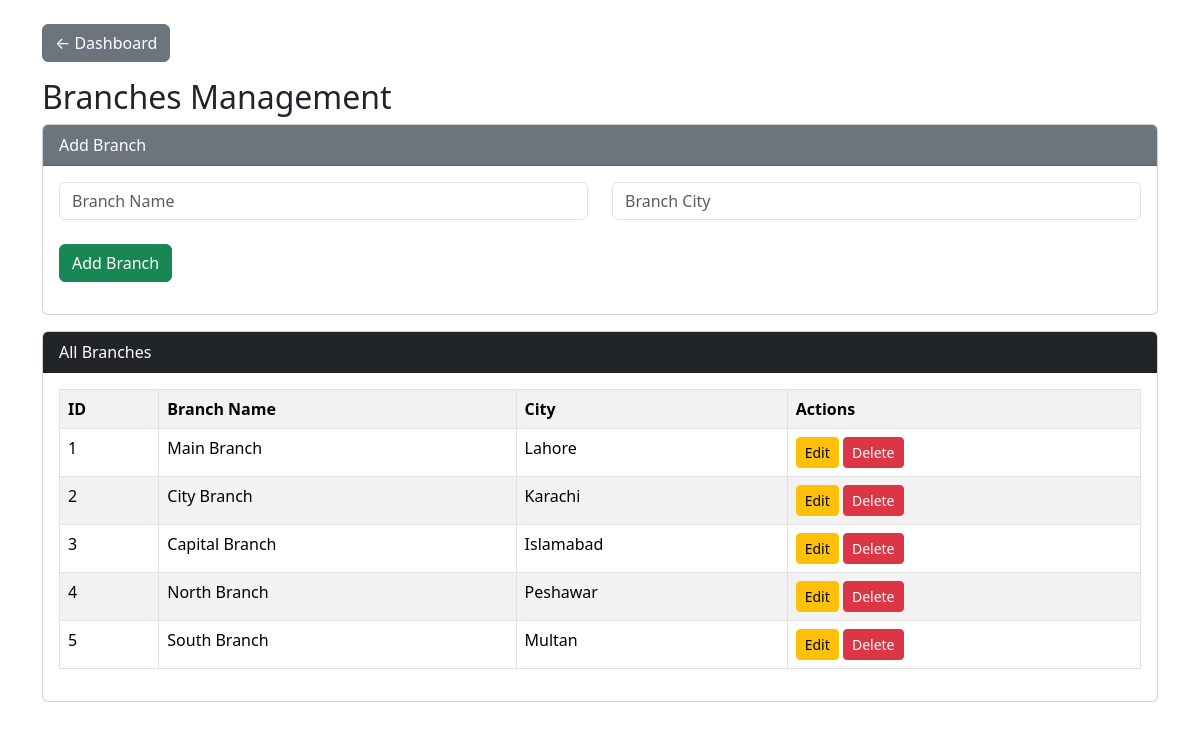
/branches.php, run on the app's committed database.
### tables this page shows
CREATE TABLE Branch (
    branch_id INT AUTO_INCREMENT PRIMARY KEY,
    branch_name VARCHAR(100),
    branch_city VARCHAR(100)
);

### branches.php (the view, shortened to what this page needs)
<?php
include 'db.php';
$editMode = false;
$e_name = "";
$e_city = "";
$result = mysqli_query($conn,"SELECT * FROM Branch");
?>
<link href="https://cdn.jsdelivr.net/npm/bootstrap@5.3.3/dist/css/bootstrap.min.css" rel="stylesheet">
<div class="container mt-4">
<a href="index.php" class="btn btn-secondary mb-3">← Dashboard</a>
<h2>Branches Management</h2>
<div class="card mb-3">
<div class="card-header bg-secondary text-white">
<?= $editMode ? "Edit Branch" : "Add Branch" ?>
</div>
<div class="card-body">
<form method="POST">
<div class="row">
<div class="col-md-6">
<input type="text" name="branch_name" class="form-control"
placeholder="Branch Name" value="<?= $e_name ?>" required>
</div>
<div class="col-md-6">
<input type="text" name="branch_city" class="form-control"
placeholder="Branch City" value="<?= $e_city ?>" required>
</div>
</div>
<br>
<?php if($editMode){ ?>
<button name="update_branch" class="btn btn-warning">
Update Branch
</button>
<a href="branches.php" class="btn btn-secondary">Cancel</a>
<?php } else { ?>
<button name="add_branch" class="btn btn-success">
Add Branch
</button>
<?php } ?>
</form>
</div>
</div>
<div class="card">
<div class="card-header bg-dark text-white">
All Branches
</div>
<div class="card-body">
<table class="table table-bordered table-striped">
<tr>
<th>ID</th>
<th>Branch Name</th>
<th>City</th>
<th>Actions</th>
</tr>
<?php while($row=mysqli_fetch_assoc($result)){ ?>
<tr>
<td><?= $row['branch_id'] ?></td>
<td><?= $row['branch_name'] ?></td>
<td><?= $row['branch_city'] ?></td>
<td>
<a href="?edit=<?= $row['branch_id'] ?>"
class="btn btn-warning btn-sm">Edit</a>
<a href="?delete=<?= $row['branch_id'] ?>"
class="btn btn-danger btn-sm"
onclick="return confirm('Delete branch?')">Delete</a>
</td>
</tr>
<?php } ?>
</table>
</div>
</div>
</div>

### data on the page
branch: branch_id "1", branch_name "Main Branch", branch_city "Lahore"
branch: branch_id "2", branch_name "City Branch", branch_city "Karachi"
branch: branch_id "3", branch_name "Capital Branch", branch_city "Islamabad"
branch: branch_id "4", branch_name "North Branch", branch_city "Peshawar"
branch: branch_id "5", branch_name "South Branch", branch_city "Multan"
